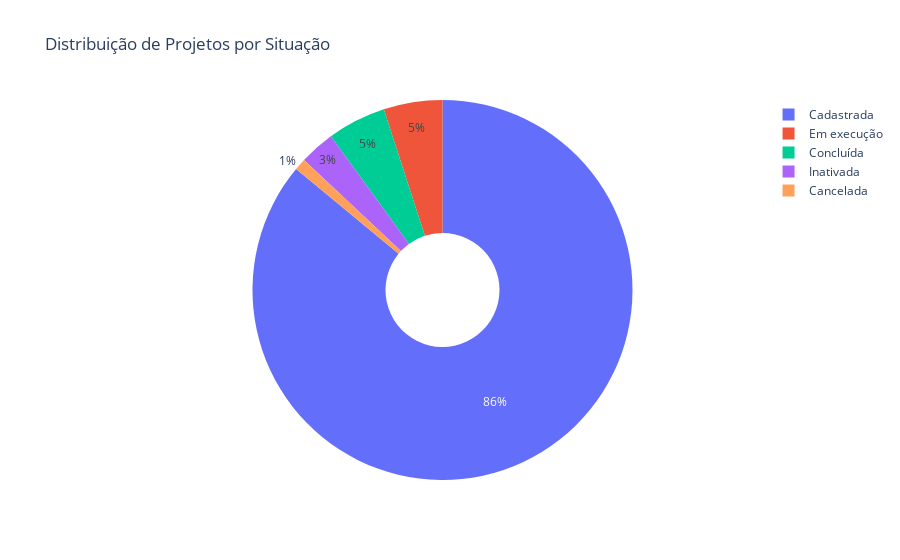

This figure's notebook cell:
### Markdown cell above
## 5. Análise Exploratória de Dados (EDA)

### 5.1 Distribuição por Situação dos Projetos

### Code cell
situacao_df = Analisador.analise_situacao(df)

print("Distribuição de Projetos por Situação:\n")
display(situacao_df)

fig = Visualizador.plot_distribuicao_situacao(situacao_df, tipo='plotly')
fig.show()

### Figure 1 — Plotly figure (JSON) as saved in the notebook; plotly's stock layout.template omitted (floating-point values rounded to 4 significant figures)
{"data": [{"domain": {"x": [0, 1], "y": [0, 1]}, "hole": 0.3, "hovertemplate": "situacao=%{label}<br>total=%{value}<extra></extra>", "labels": ["Cadastrada", "Em execução", "Concluída", "Inativada", "Cancelada"], "legendgroup": "", "name": "", "showlegend": true, "type": "pie", "values": [86, 5, 5, 3, 1]}], "layout": {"legend": {"tracegroupgap": 0}, "title": {"text": "Distribuição de Projetos por Situação"}}}
